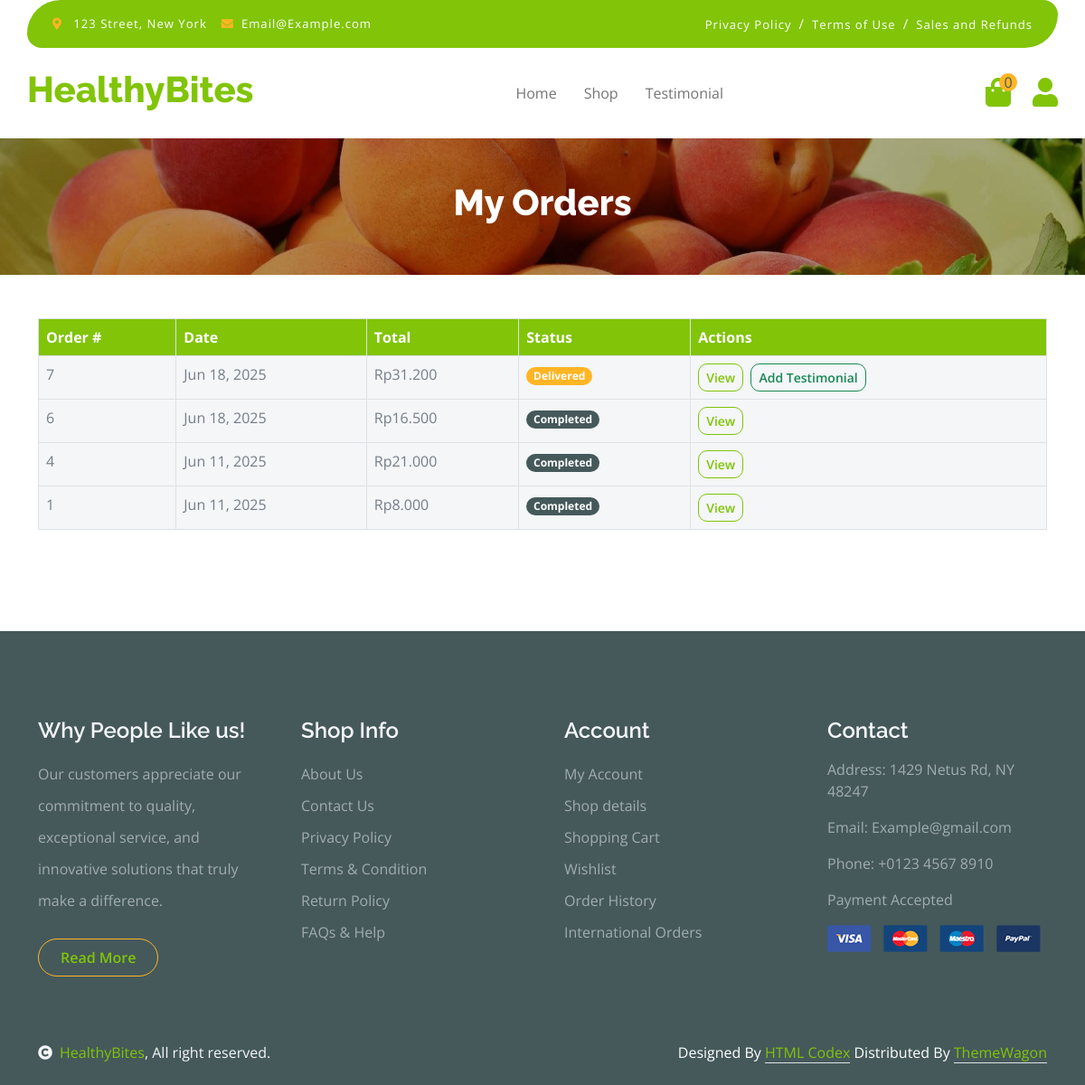
Screenshot of /my_orders.php (signed in) with the database file from the repository.
### tables this page shows
CREATE TABLE `orders` (
  `id` int(11) NOT NULL,
  `user_id` int(11) NOT NULL,
  `first_name` varchar(50) NOT NULL,
  `last_name` varchar(50) NOT NULL,
  `address` text NOT NULL,
  `city` varchar(50) NOT NULL,
  `postcode` varchar(20) NOT NULL,
  `phone` varchar(20) NOT NULL,
  `email` varchar(100) NOT NULL,
  `notes` text DEFAULT NULL,
  `payment_method` varchar(20) NOT NULL,
  `shipping_method` varchar(20) NOT NULL,
  `total_amount` decimal(10,2) NOT NULL,
  `created_at` timestamp NOT NULL DEFAULT current_timestamp()
);

### my_orders.php (the view, shortened to what this page needs)
<?php
require_once 'config.php';
$user_id = $_SESSION['user_id'];
$orders_query = "SELECT o.id, o.created_at, o.total_amount, os.status
                  FROM orders o
                  LEFT JOIN (
                      SELECT order_id, status
                      FROM order_status
                      WHERE (order_id, created_at) IN (
                          SELECT order_id, MAX(created_at)
                          FROM order_status
                          GROUP BY order_id
                      )
                  ) os ON o.id = os.order_id
                  WHERE o.user_id = ?
                  ORDER BY o.created_at DESC";
$stmt = $conn->prepare($orders_query);
$stmt->bind_param("i", $user_id);
$stmt->execute();
$orders = $stmt->get_result();
?>
<!DOCTYPE html>
<html lang="en">
<head>
    <link rel="stylesheet" href="https://use.fontawesome.com/releases/v5.15.4/css/all.css"/>
    <link href="https://cdn.jsdelivr.net/npm/bootstrap-icons@1.4.1/font/bootstrap-icons.css" rel="stylesheet">
    <link href="lib/lightbox/css/lightbox.min.css" rel="stylesheet">
    <link href="lib/owlcarousel/assets/owl.carousel.min.css" rel="stylesheet">
    <link href="css/bootstrap.min.css" rel="stylesheet">
    <link href="css/style.css" rel="stylesheet">
</head>
<body>
<div class="container-fluid fixed-top">
    <div class="container topbar bg-primary d-none d-lg-block">
        <div class="d-flex justify-content-between">
            <div class="top-info ps-2">
                <small class="me-3"><i class="fas fa-map-marker-alt me-2 text-secondary"></i> <a href="#" class="text-white">123 Street, New York</a></small>
                <small class="me-3"><i class="fas fa-envelope me-2 text-secondary"></i><a href="#" class="text-white">Email@Example.com</a></small>
            </div>
            <div class="top-link pe-2">
                <a href="#" class="text-white"><small class="text-white mx-2">Privacy Policy</small>/</a>
                <a href="#" class="text-white"><small class="text-white mx-2">Terms of Use</small>/</a>
                <a href="#" class="text-white"><small class="text-white ms-2">Sales and Refunds</small></a>
            </div>
        </div>
    </div>
    <div class="container px-0">
        <nav class="navbar navbar-light bg-white navbar-expand-xl">
            <a href="index.php" class="navbar-brand"><h1 class="text-primary display-6">HealthyBites</h1></a>
            <div class="collapse navbar-collapse bg-white" id="navbarCollapse">
                <div class="navbar-nav mx-auto">
                    <a href="index.php" class="nav-item nav-link">Home</a>
                    <a href="shop.php" class="nav-item nav-link">Shop</a>
                    <a href="testimoni.php" class="nav-item nav-link">Testimonial</a>
                </div>
                <div class="d-flex m-3 me-0">
                    <a href="cart.php" class="position-relative me-4 my-auto">
                        <i class="fa fa-shopping-bag fa-2x"></i>
                        <span class="position-absolute bg-secondary rounded-circle d-flex align-items-center justify-content-center text-dark px-1" style="top: -5px; left: 15px; height: 20px; min-width: 20px;">
                            <?php echo $_SESSION['cart_count'] ?? 0; ?>
                        </span>
                    </a>
                    <a href="Profiles.php" class="my-auto">
                        <i class="fas fa-user fa-2x"></i>
                    </a>
                </div>
            </div>
        </nav>
    </div>
</div>
    <div class="container-fluid page-header py-5">
        <h1 class="text-center text-white display-6">My Orders</h1>
    </div>
    <div class="container py-5">
        <?php if ($orders->num_rows > 0): ?>
            <div class="table-responsive">
                <table class="table table-bordered">
                    <thead class="bg-primary text-white">
                        <tr>
                            <th>Order #</th>
                            <th>Date</th>
                            <th>Total</th>
                            <th>Status</th>
                            <th>Actions</th>
                        </tr>
                    </thead>
                    <tbody class="bg-light">
                        <?php while ($order = $orders->fetch_assoc()): ?>
                            <tr>
                                <td><?= $order['id'] ?></td>
                                <td><?= date('M j, Y', strtotime($order['created_at'])) ?></td>
                                <td>Rp<?= number_format($order['total_amount'], 0, ',', '.') ?></td>
                                <td>
                                    <span class="badge bg-<?= $order['status'] == 'completed' ? 'dark' : ($order['status'] == 'shipped' ? 'primary' : ($order['status'] == 'processing' ? 'warning' : 'secondary')) ?>">
                                        <?= ucfirst($order['status']) ?>
                                    </span>
                                </td>
                                <td>
                                    <a href="order_details.php?order_id=<?= $order['id'] ?>" class="btn btn-sm btn-outline-primary">View</a>
                                    <?php if ($order['status'] == 'delivered'): ?>
                                        <a href="add_testimonial.php?order_id=<?= $order['id'] ?>" class="btn btn-sm btn-outline-success ms-1">Add Testimonial</a>
                                    <?php endif; ?>
                                </td>
                            </tr>
                        <?php endwhile; ?>
                    </tbody>
                </table>
            </div>
        <?php endif; ?>
    </div>
        <div class="container-fluid bg-dark text-white-50 footer pt-5 mt-5">
            <div class="container py-5">
                <div class="row g-5">
                    <div class="col-lg-3 col-md-6">
                        <div class="footer-item">
                            <h4 class="text-light mb-3">Why People Like us!</h4>
                            <p class="mb-4">Our customers appreciate our commitment to quality, exceptional service, and innovative solutions that truly make a difference.</p>
                            <a href="" class="btn border-secondary py-2 px-4 rounded-pill text-primary">Read More</a>
                        </div>
                    </div>
                    <div class="col-lg-3 col-md-6">
                        <div class="d-flex flex-column text-start footer-item">
                            <h4 class="text-light mb-3">Shop Info</h4>
                            <a class="btn-link" href="">About Us</a>
                            <a class="btn-link" href="">Contact Us</a>
                            <a class="btn-link" href="">Privacy Policy</a>
                            <a class="btn-link" href="">Terms & Condition</a>
                            <a class="btn-link" href="">Return Policy</a>
                            <a class="btn-link" href="">FAQs & Help</a>
                        </div>
                    </div>
                    <div class="col-lg-3 col-md-6">
                        <div class="d-flex flex-column text-start footer-item">
                            <h4 class="text-light mb-3">Account</h4>
                            <a class="btn-link" href="">My Account</a>
                            <a class="btn-link" href="">Shop details</a>
                            <a class="btn-link" href="">Shopping Cart</a>
                            <a class="btn-link" href="">Wishlist</a>
                            <a class="btn-link" href="">Order History</a>
                            <a class="btn-link" href="">International Orders</a>
                        </div>
                    </div>
                    <div class="col-lg-3 col-md-6">
                        <div class="footer-item">
                            <h4 class="text-light mb-3">Contact</h4>
                            <p>Address: 1429 Netus Rd, NY 48247</p>
                            <p>Email: Example@gmail.com</p>
                            <p>Phone: +0123 4567 8910</p>
                            <p>Payment Accepted</p>
                            <img src="img/payment.png" class="img-fluid" alt="">
                        </div>
                    </div>
                </div>
            </div>
        </div>
        <div class="container-fluid copyright bg-dark py-4">
            <div class="container">
                <div class="row">
                    <div class="col-md-6 text-center text-md-start mb-3 mb-md-0">
                        <span class="text-light"><a href="#"><i class="fas fa-copyright text-light me-2"></i>HealthyBites</a>, All right reserved.</span>
                    </div>
                    <div class="col-md-6 my-auto text-center text-md-end text-white">
                        Designed By <a class="border-bottom" href="https://htmlcodex.com">HTML Codex</a> Distributed By <a class="border-bottom" href="https://themewagon.com">ThemeWagon</a>
                    </div>
                </div>
            </div>
        </div>
</body>
</html>

### css/style.css (style rules this page uses)
.btn { font-weight: 600; transition: .5s; }
.btn.border-secondary { transition: 0.5s; }
.fixed-top { transition: 0.5s; background: var(--bs-white); border: 0; }
.topbar { padding: 20px; border-radius: 230px 100px; }
.topbar .top-info { font-size: 15px; line-height: 0; letter-spacing: 1px; display: flex; align-items: center; }
.topbar .top-link { font-size: 15px; line-height: 0; letter-spacing: 1px; display: flex; align-items: center; }
.topbar .top-link a { letter-spacing: 1px; }
.navbar .navbar-nav .nav-link { padding: 10px 15px; font-size: 16px; transition: .5s; }
.navbar { height: 100px; border-bottom: 1px solid rgba(255, 255, 255, .1); }
.page-header { position: relative; background: linear-gradient(rgba(0, 0, 0, 0.3), rgba(0, 0, 0, 0.3)), url(../img/cart-page-header-img.jpg); background-position: center center; background-repeat: no-repeat; background-size: cover; }
@media (min-width: 992px) { .hero-header, .page-header { margin-top: 152px !important; } }
.footer .footer-item .btn-link { line-height: 35px; color: rgba(255, 255, 255, .5); transition: 0.5s; }
.footer .footer-item p.mb-4 { line-height: 35px; }

### rows the page displays
orders: id "7", created_at "Jun 18, 2025", total_amount "31.200", status "Delivered"
orders: id "6", created_at "Jun 18, 2025", total_amount "16.500", status "Completed"
orders: id "4", created_at "Jun 11, 2025", total_amount "21.000", status "Completed"
orders: id "1", created_at "Jun 11, 2025", total_amount "8.000", status "Completed"

### other values shown
$_SESSION['cart_count'] "0"
